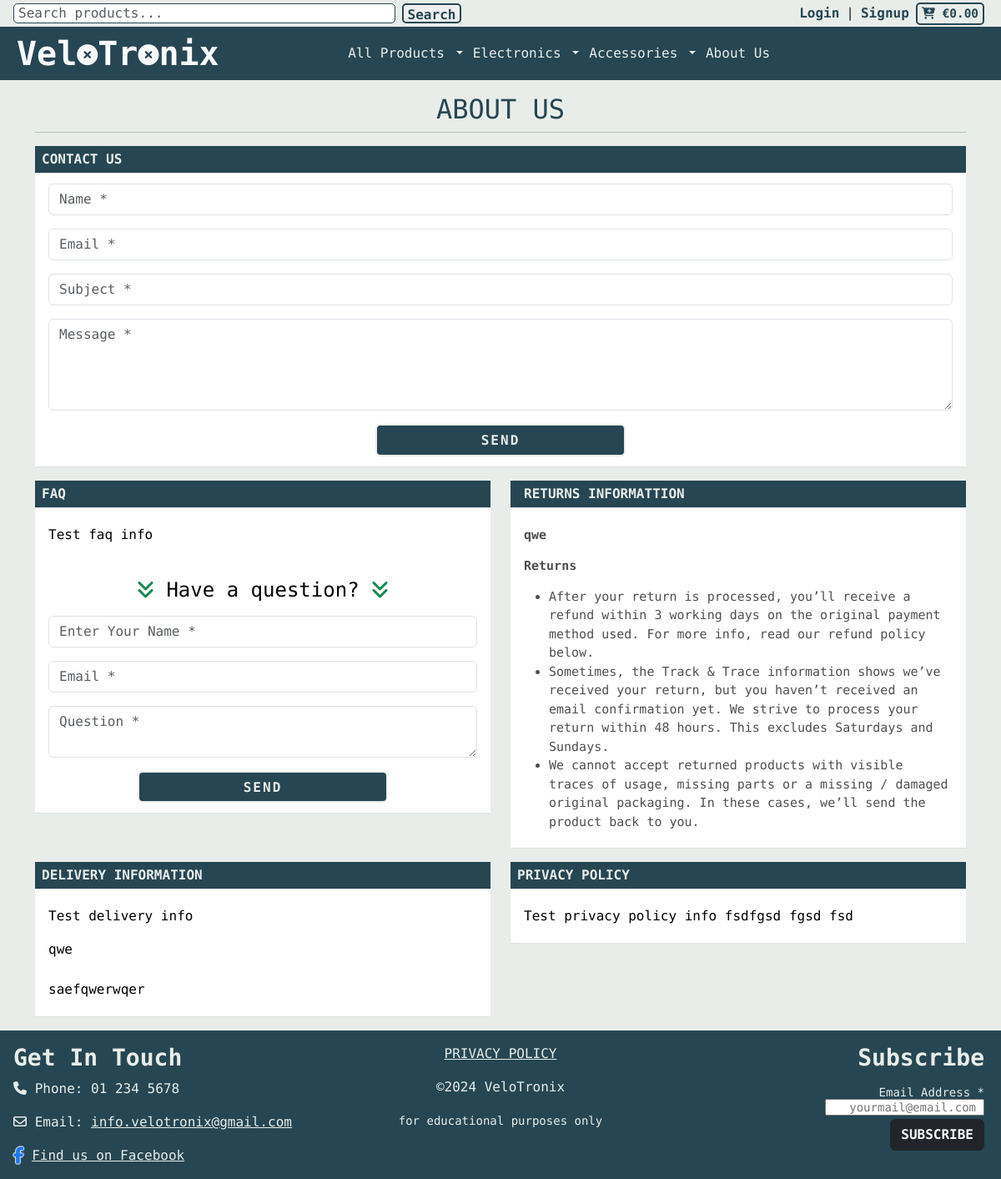
Screenshot of /about/about/ with the database file from the repository.
### about/models.py (models this page shows, shortened)
class About(models.Model):
    class Meta:
        verbose_name_plural = "About Us"
    name = models.CharField(max_length=254, null=False, blank=False,
                            default="velotronix")
    delivery_info = models.TextField(null=True, blank=True)
    returns_info = models.TextField(null=True, blank=True)
    faq = models.TextField(null=True, blank=True)
    privacy_policy = models.TextField(null=True, blank=True)

### about/views.py (the view, shortened to what this page needs)
# urls.py: path("about/", views.about, name="about"),
def about(request):
    about = About.objects.all()
    delivery = about[0].delivery_info
    returns = about[0].returns_info
    faq = about[0].faq
    privacy = about[0].privacy_policy
    form = ContactForm()
    author = ""
    email = ""
    subject = ""
    message = ""
    faq_form = FaqForm()
    faq_name = ""
    faq_email = ""
    faq_question = ""
    template = "about/about.html"
    context = {
        'delivery': delivery,
        'returns': returns,
        'faq': faq,
        'privacy': privacy,
        'form': form,
        'faq_form': faq_form,
    }
    return render(request, template, context)

### about/forms.py
class ContactForm(forms.ModelForm):
    class Meta:
        model = Contact
        fields = ['author', 'email', 'subject', 'message']
        labels = {
            'author': '',
            'email': '',
            'subject': '',
            'message': ''
        }
        widgets = {
          'author': forms.TextInput(attrs={'placeholder': 'Name *'}),
          'email': forms.EmailInput(attrs={'placeholder': 'Email *'}),
          'subject': forms.TextInput(attrs={'placeholder': 'Subject *'}),
          'message': forms.Textarea(attrs={
              'rows': 4, 'placeholder': 'Message *'}),
        }
    def __init__(self, *args, **kwargs):
        super(ContactForm, self).__init__(*args, **kwargs)
        for name, field in self.fields.items():
            field.widget.attrs.update({'class': 'form-control'})

class FaqForm(forms.ModelForm):
    class Meta:
        model = faq
        fields = ['faq_name', 'faq_email', 'faq_question']
        labels = {
            'faq_name': '',
            'faq_email': '',
            'faq_question': ''
        }
        widgets = {
          'faq_name': forms.TextInput(
              attrs={'placeholder': 'Enter Your Name *'}),
          'faq_email': forms.EmailInput(attrs={'placeholder': 'Email *'}),
          'faq_question': forms.Textarea(attrs={
              'rows': 2, 'placeholder': 'Question *'}),
        }
    def __init__(self, *args, **kwargs):
        super(FaqForm, self).__init__(*args, **kwargs)
        for name, field in self.fields.items():
            field.widget.attrs.update({'class': 'form-control'})

### cart/context.py (called while the page is built, shortened)
def cart_contents(request):
    cart_items = []
    total = 0
    product_count = 0
    cart = request.session.get('cart', {})
    if total < settings.FREE_DELIVERY_THRESHOLD:
        delivery = total * Decimal(settings.STANDARD_DELIVERY_PERCENTAGE / 100)
        free_delivery_delta = settings.FREE_DELIVERY_THRESHOLD - total
    else:
        delivery = 0
        free_delivery_delta = 0
    grand_total = delivery + total
    context = {
        'cart_items': cart_items,
        'total': total,
        'product_count': product_count,
        'delivery': delivery,
        'free_delivery_delta': free_delivery_delta,
        'free_delivery_threshold': settings.FREE_DELIVERY_THRESHOLD,
        'grand_total': grand_total,
    }
    return context

### about/templates/about/about.html (shortened to what this page needs)
{% extends "base.html" %}
{% load static %}
{% load crispy_forms_tags %}
{% block content %}
<div class="container dark-green">
    <div class="row ">
        <div class="col-12">
            <div class="row">
                <div class="col-12 header-container d-flex justify-content-center text-uppercase">
                    <h2 class="{% if messages %}mt-5 {% endif %}mt-3 m-2">About Us</h2>
                </div>
            </div>
            <hr class="mt-0">
            <div class="row ">
                <div class="col-12">
                    <table class="table caption-top table-sm table-responsive">
                        <thead>
                            <tr>
                                <th class="ps-2 text-uppercase text-start">Contact Us</th>
                            </tr>
                        </thead>
                        <tbody>
                            <tr>
                                <td class="px-3 py-1">
                                    <form class="pt-2" method="POST">
                                        {% csrf_token %}{{form|crispy}}
                                        <div class="row">
                                            <div class="col d-flex justify-content-center">
                                                <button type="submit" class="btn keep-shopping-btn rounded text-uppercase mb-2">SEND</button>
                                            </div>
                                        </div>
                                    </form>
                                </td>
                            </tr>
                        </tbody>
                    </table>
                </div>
            </div>
            <div class="row ">
                <div class="col-12 col-lg-6">
                    <table class="table caption-top table-sm table-responsive">
                        <thead>
                            <tr>
                                <th class="ps-2 text-uppercase text-start">faq</th>
                            </tr>
                        </thead>
                        <tbody>
                            <tr>
                                <td class="px-3 py-1"><p>{{ faq|safe }}</p>
                                    <br>
                                    <h4 class="text-center"><i class="fa-solid fa-angles-down text-success"></i> Have a question? <i class="fa-solid fa-angles-down text-success"></i></h4>
                                    <form class="pt-2" method="POST">
                                        {{faq_form|crispy}}
                                        <div class="row">
                                            <div class="col d-flex justify-content-center">
                                                <button type="submit" class="btn keep-shopping-btn rounded text-uppercase mb-2">SEND</button>
                                            </div>
                                        </div>
                                    </form>
                                </td>
                            </tr>
                        </tbody>
                    </table>
                </div>
                <div class="col-12 col-lg-6">
                    <table class="table caption-top table-sm table-responsive">
                        <thead>
                            <tr>
                                <th class="ps-3 text-uppercase text-start">Returns Informattion</th>
                            </tr>
                        </thead>
                        <tbody>
                            <tr>
                                <td class="px-3 py-1"><p>{{ returns|safe }}</p></td>
                            </tr>
                        </tbody>
                    </table>
                </div>
            </div>
            <div class="row">
                <div class="col-12 col-lg-6 dark-green">
                    <table class="table caption-top table-sm table-responsive">
                        <thead>
                            <tr>
                                <th class="ps-2 text-uppercase text-start">Delivery Information</th>
                            </tr>
                        </thead>
                        <tbody>
                            <tr>
                                <td class="px-3 py-1"><p>{{ delivery|safe }}</p></td>
                            </tr>
                        </tbody>
                    </table>
                </div>
                <div class="col-12 col-lg-6">
                    <table class="table caption-top table-sm table-responsive">
                        <thead>
                            <tr>
                                <th class="ps-2 text-uppercase text-start">Privacy Policy</th>
                            </tr>
                        </thead>
                        <tbody>
                            <tr>
                                <td class="px-3 py-1"><p>{{ privacy|safe }}</p></td>
                            </tr>
                        </tbody>
                    </table>
                </div>
            </div>
        </div>
    </div>
</div>
{% endblock  %}

### static/css/main.css (style rules this page uses)
* { margin: 0; padding: 0; box-sizing: border-box; font-family: 'Sometype Mono', monospace, sans-serif; }
body { overflow-x: hidden; }
.dark-green { color: #264653; }
.header-container { z-index: 2; }
.keep-shopping-btn { background-color: #264653; border: 2px solid #E9EDE9; color: #E9EDE9; width: 300px; height: 2.4rem; text-transform: uppercase; font-weight: 700; letter-spacing: 2px; }
.table thead tr th { background-color: #264653; color: #E9EDE9; text-align: center; }

### rows the page displays
About: faq "Test faq info", returns_info "qwe Returns After your return is processed, you’ll receive a refund within 3 working days on the original payment method used. For more info, read our refund policy below. Sometimes, the Track & Trace information shows we’ve received your return, but you haven’t received an email confirmation yet. We strive to process your return within 48 hours. This excludes Saturdays and Sundays. We cannot accept returned products with visible traces of usage, missing parts or a missing / damaged original packaging. In these cases, we’ll send the product back to you.", delivery_info "Test delivery info qwe saefqwerwqer", privacy_policy "Test privacy policy info fsdfgsd fgsd fsd"
